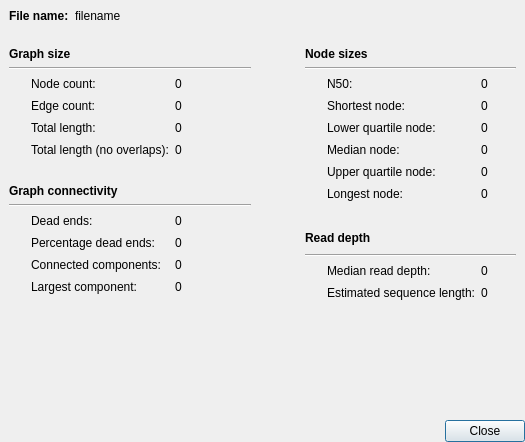
<?xml version="1.0" encoding="UTF-8"?>
<ui version="4.0">
 <class>GraphInfoDialog</class>
 <widget class="QDialog" name="GraphInfoDialog">
  <property name="geometry">
   <rect>
    <x>0</x>
    <y>0</y>
    <width>525</width>
    <height>442</height>
   </rect>
  </property>
  <property name="windowTitle">
   <string>Graph information</string>
  </property>
  <layout class="QGridLayout" name="gridLayout">
   <property name="leftMargin">
    <number>0</number>
   </property>
   <property name="topMargin">
    <number>0</number>
   </property>
   <property name="rightMargin">
    <number>0</number>
   </property>
   <property name="bottomMargin">
    <number>0</number>
   </property>
   <item row="0" column="0" colspan="2">
    <widget class="QWidget" name="widget_3" native="true">
     <layout class="QHBoxLayout" name="horizontalLayout">
      <item>
       <widget class="QLabel" name="label_20">
        <property name="sizePolicy">
         <sizepolicy hsizetype="Minimum" vsizetype="Preferred">
          <horstretch>0</horstretch>
          <verstretch>0</verstretch>
         </sizepolicy>
        </property>
        <property name="font">
         <font>
          <weight>75</weight>
          <bold>true</bold>
         </font>
        </property>
        <property name="text">
         <string>File name:</string>
        </property>
        <property name="alignment">
         <set>Qt::AlignLeading|Qt::AlignLeft|Qt::AlignTop</set>
        </property>
       </widget>
      </item>
      <item>
       <widget class="QLabel" name="filenameLabel">
        <property name="sizePolicy">
         <sizepolicy hsizetype="Expanding" vsizetype="Preferred">
          <horstretch>0</horstretch>
          <verstretch>0</verstretch>
         </sizepolicy>
        </property>
        <property name="text">
         <string>filename</string>
        </property>
        <property name="wordWrap">
         <bool>true</bool>
        </property>
       </widget>
      </item>
     </layout>
    </widget>
   </item>
   <item row="2" column="0" colspan="2">
    <widget class="QDialogButtonBox" name="buttonBox">
     <property name="orientation">
      <enum>Qt::Horizontal</enum>
     </property>
     <property name="standardButtons">
      <set>QDialogButtonBox::Close</set>
     </property>
    </widget>
   </item>
   <item row="1" column="0">
    <widget class="QWidget" name="widget" native="true">
     <layout class="QGridLayout" name="gridLayout_2">
      <item row="8" column="0" colspan="3">
       <widget class="Line" name="line_2">
        <property name="orientation">
         <enum>Qt::Horizontal</enum>
        </property>
       </widget>
      </item>
      <item row="12" column="0">
       <widget class="InfoTextWidget" name="largestComponentInfoText" native="true">
        <property name="sizePolicy">
         <sizepolicy hsizetype="Fixed" vsizetype="Fixed">
          <horstretch>0</horstretch>
          <verstretch>0</verstretch>
         </sizepolicy>
        </property>
        <property name="minimumSize">
         <size>
          <width>16</width>
          <height>16</height>
         </size>
        </property>
        <property name="maximumSize">
         <size>
          <width>16</width>
          <height>16</height>
         </size>
        </property>
       </widget>
      </item>
      <item row="4" column="1">
       <widget class="QLabel" name="label_3">
        <property name="text">
         <string>Total length:</string>
        </property>
       </widget>
      </item>
      <item row="3" column="2">
       <widget class="QLabel" name="edgeCountLabel">
        <property name="text">
         <string>0</string>
        </property>
        <property name="textInteractionFlags">
         <set>Qt::LinksAccessibleByMouse|Qt::TextSelectableByKeyboard|Qt::TextSelectableByMouse</set>
        </property>
       </widget>
      </item>
      <item row="11" column="2">
       <widget class="QLabel" name="connectedComponentsLabel">
        <property name="text">
         <string>0</string>
        </property>
        <property name="textInteractionFlags">
         <set>Qt::LinksAccessibleByMouse|Qt::TextSelectableByKeyboard|Qt::TextSelectableByMouse</set>
        </property>
       </widget>
      </item>
      <item row="5" column="2">
       <widget class="QLabel" name="totalLengthNoOverlapsLabel">
        <property name="text">
         <string>0</string>
        </property>
        <property name="textInteractionFlags">
         <set>Qt::LinksAccessibleByMouse|Qt::TextSelectableByKeyboard|Qt::TextSelectableByMouse</set>
        </property>
       </widget>
      </item>
      <item row="10" column="1">
       <widget class="QLabel" name="label_8">
        <property name="text">
         <string>Percentage dead ends:</string>
        </property>
       </widget>
      </item>
      <item row="9" column="1">
       <widget class="QLabel" name="label_7">
        <property name="text">
         <string>Dead ends:</string>
        </property>
       </widget>
      </item>
      <item row="12" column="1">
       <widget class="QLabel" name="label_10">
        <property name="text">
         <string>Largest component:</string>
        </property>
       </widget>
      </item>
      <item row="2" column="2">
       <widget class="QLabel" name="nodeCountLabel">
        <property name="text">
         <string>0</string>
        </property>
        <property name="textInteractionFlags">
         <set>Qt::LinksAccessibleByMouse|Qt::TextSelectableByKeyboard|Qt::TextSelectableByMouse</set>
        </property>
       </widget>
      </item>
      <item row="13" column="1" colspan="2">
       <spacer name="verticalSpacer_5">
        <property name="orientation">
         <enum>Qt::Vertical</enum>
        </property>
        <property name="sizeHint" stdset="0">
         <size>
          <width>20</width>
          <height>40</height>
         </size>
        </property>
       </spacer>
      </item>
      <item row="9" column="2">
       <widget class="QLabel" name="deadEndsLabel">
        <property name="text">
         <string>0</string>
        </property>
        <property name="textInteractionFlags">
         <set>Qt::LinksAccessibleByMouse|Qt::TextSelectableByKeyboard|Qt::TextSelectableByMouse</set>
        </property>
       </widget>
      </item>
      <item row="3" column="1">
       <widget class="QLabel" name="label_2">
        <property name="text">
         <string>Edge count:</string>
        </property>
       </widget>
      </item>
      <item row="5" column="1">
       <widget class="QLabel" name="label_30">
        <property name="text">
         <string>Total length (no overlaps):</string>
        </property>
       </widget>
      </item>
      <item row="4" column="2">
       <widget class="QLabel" name="totalLengthLabel">
        <property name="text">
         <string>0</string>
        </property>
        <property name="textInteractionFlags">
         <set>Qt::LinksAccessibleByMouse|Qt::TextSelectableByKeyboard|Qt::TextSelectableByMouse</set>
        </property>
       </widget>
      </item>
      <item row="11" column="1">
       <widget class="QLabel" name="label_9">
        <property name="text">
         <string>Connected components:</string>
        </property>
       </widget>
      </item>
      <item row="12" column="2">
       <widget class="QLabel" name="largestComponentLabel">
        <property name="text">
         <string>0</string>
        </property>
        <property name="textInteractionFlags">
         <set>Qt::LinksAccessibleByMouse|Qt::TextSelectableByKeyboard|Qt::TextSelectableByMouse</set>
        </property>
       </widget>
      </item>
      <item row="6" column="1" colspan="2">
       <spacer name="verticalSpacer_2">
        <property name="orientation">
         <enum>Qt::Vertical</enum>
        </property>
        <property name="sizeType">
         <enum>QSizePolicy::Fixed</enum>
        </property>
        <property name="sizeHint" stdset="0">
         <size>
          <width>20</width>
          <height>20</height>
         </size>
        </property>
       </spacer>
      </item>
      <item row="2" column="1">
       <widget class="QLabel" name="label">
        <property name="text">
         <string>Node count:</string>
        </property>
       </widget>
      </item>
      <item row="10" column="2">
       <widget class="QLabel" name="percentageDeadEndsLabel">
        <property name="text">
         <string>0</string>
        </property>
        <property name="textInteractionFlags">
         <set>Qt::LinksAccessibleByMouse|Qt::TextSelectableByKeyboard|Qt::TextSelectableByMouse</set>
        </property>
       </widget>
      </item>
      <item row="1" column="0" colspan="3">
       <widget class="Line" name="line">
        <property name="orientation">
         <enum>Qt::Horizontal</enum>
        </property>
       </widget>
      </item>
      <item row="2" column="0">
       <widget class="InfoTextWidget" name="nodeCountInfoText" native="true">
        <property name="sizePolicy">
         <sizepolicy hsizetype="Fixed" vsizetype="Fixed">
          <horstretch>0</horstretch>
          <verstretch>0</verstretch>
         </sizepolicy>
        </property>
        <property name="minimumSize">
         <size>
          <width>16</width>
          <height>16</height>
         </size>
        </property>
        <property name="maximumSize">
         <size>
          <width>16</width>
          <height>16</height>
         </size>
        </property>
       </widget>
      </item>
      <item row="0" column="0" colspan="3">
       <widget class="QLabel" name="label_13">
        <property name="font">
         <font>
          <weight>75</weight>
          <bold>true</bold>
         </font>
        </property>
        <property name="text">
         <string>Graph size</string>
        </property>
       </widget>
      </item>
      <item row="3" column="0">
       <widget class="InfoTextWidget" name="edgeCountInfoText" native="true">
        <property name="sizePolicy">
         <sizepolicy hsizetype="Fixed" vsizetype="Fixed">
          <horstretch>0</horstretch>
          <verstretch>0</verstretch>
         </sizepolicy>
        </property>
        <property name="minimumSize">
         <size>
          <width>16</width>
          <height>16</height>
         </size>
        </property>
        <property name="maximumSize">
         <size>
          <width>16</width>
          <height>16</height>
         </size>
        </property>
       </widget>
      </item>
      <item row="4" column="0">
       <widget class="InfoTextWidget" name="totalLengthInfoText" native="true">
        <property name="sizePolicy">
         <sizepolicy hsizetype="Fixed" vsizetype="Fixed">
          <horstretch>0</horstretch>
          <verstretch>0</verstretch>
         </sizepolicy>
        </property>
        <property name="minimumSize">
         <size>
          <width>16</width>
          <height>16</height>
         </size>
        </property>
        <property name="maximumSize">
         <size>
          <width>16</width>
          <height>16</height>
         </size>
        </property>
       </widget>
      </item>
      <item row="5" column="0">
       <widget class="InfoTextWidget" name="totalLengthNoOverlapsInfoText" native="true">
        <property name="sizePolicy">
         <sizepolicy hsizetype="Fixed" vsizetype="Fixed">
          <horstretch>0</horstretch>
          <verstretch>0</verstretch>
         </sizepolicy>
        </property>
        <property name="minimumSize">
         <size>
          <width>16</width>
          <height>16</height>
         </size>
        </property>
        <property name="maximumSize">
         <size>
          <width>16</width>
          <height>16</height>
         </size>
        </property>
       </widget>
      </item>
      <item row="9" column="0">
       <widget class="InfoTextWidget" name="deadEndsInfoText" native="true">
        <property name="sizePolicy">
         <sizepolicy hsizetype="Fixed" vsizetype="Fixed">
          <horstretch>0</horstretch>
          <verstretch>0</verstretch>
         </sizepolicy>
        </property>
        <property name="minimumSize">
         <size>
          <width>16</width>
          <height>16</height>
         </size>
        </property>
        <property name="maximumSize">
         <size>
          <width>16</width>
          <height>16</height>
         </size>
        </property>
       </widget>
      </item>
      <item row="10" column="0">
       <widget class="InfoTextWidget" name="percentageDeadEndsInfoText" native="true">
        <property name="sizePolicy">
         <sizepolicy hsizetype="Fixed" vsizetype="Fixed">
          <horstretch>0</horstretch>
          <verstretch>0</verstretch>
         </sizepolicy>
        </property>
        <property name="minimumSize">
         <size>
          <width>16</width>
          <height>16</height>
         </size>
        </property>
        <property name="maximumSize">
         <size>
          <width>16</width>
          <height>16</height>
         </size>
        </property>
       </widget>
      </item>
      <item row="7" column="0" colspan="3">
       <widget class="QLabel" name="label_14">
        <property name="font">
         <font>
          <weight>75</weight>
          <bold>true</bold>
         </font>
        </property>
        <property name="text">
         <string>Graph connectivity</string>
        </property>
       </widget>
      </item>
      <item row="11" column="0">
       <widget class="InfoTextWidget" name="connectedComponentsInfoText" native="true">
        <property name="sizePolicy">
         <sizepolicy hsizetype="Fixed" vsizetype="Fixed">
          <horstretch>0</horstretch>
          <verstretch>0</verstretch>
         </sizepolicy>
        </property>
        <property name="minimumSize">
         <size>
          <width>16</width>
          <height>16</height>
         </size>
        </property>
        <property name="maximumSize">
         <size>
          <width>16</width>
          <height>16</height>
         </size>
        </property>
       </widget>
      </item>
     </layout>
    </widget>
   </item>
   <item row="1" column="1">
    <widget class="QWidget" name="widget_2" native="true">
     <layout class="QGridLayout" name="gridLayout_3">
      <item row="6" column="3">
       <widget class="QLabel" name="upperQuartileNodeLabel">
        <property name="text">
         <string>0</string>
        </property>
        <property name="textInteractionFlags">
         <set>Qt::LinksAccessibleByMouse|Qt::TextSelectableByKeyboard|Qt::TextSelectableByMouse</set>
        </property>
       </widget>
      </item>
      <item row="2" column="2">
       <widget class="QLabel" name="label_11">
        <property name="text">
         <string>N50:</string>
        </property>
       </widget>
      </item>
      <item row="8" column="2" colspan="2">
       <spacer name="verticalSpacer_3">
        <property name="orientation">
         <enum>Qt::Vertical</enum>
        </property>
        <property name="sizeType">
         <enum>QSizePolicy::Fixed</enum>
        </property>
        <property name="sizeHint" stdset="0">
         <size>
          <width>20</width>
          <height>20</height>
         </size>
        </property>
       </spacer>
      </item>
      <item row="11" column="3">
       <widget class="QLabel" name="medianReadDepthLabel">
        <property name="text">
         <string>0</string>
        </property>
        <property name="textInteractionFlags">
         <set>Qt::LinksAccessibleByMouse|Qt::TextSelectableByKeyboard|Qt::TextSelectableByMouse</set>
        </property>
       </widget>
      </item>
      <item row="6" column="2">
       <widget class="QLabel" name="label_18">
        <property name="text">
         <string>Upper quartile node:</string>
        </property>
       </widget>
      </item>
      <item row="5" column="3">
       <widget class="QLabel" name="medianNodeLabel">
        <property name="text">
         <string>0</string>
        </property>
        <property name="textInteractionFlags">
         <set>Qt::LinksAccessibleByMouse|Qt::TextSelectableByKeyboard|Qt::TextSelectableByMouse</set>
        </property>
       </widget>
      </item>
      <item row="4" column="2">
       <widget class="QLabel" name="label_16">
        <property name="text">
         <string>Lower quartile node:</string>
        </property>
       </widget>
      </item>
      <item row="2" column="3">
       <widget class="QLabel" name="n50Label">
        <property name="text">
         <string>0</string>
        </property>
        <property name="textInteractionFlags">
         <set>Qt::LinksAccessibleByMouse|Qt::TextSelectableByKeyboard|Qt::TextSelectableByMouse</set>
        </property>
       </widget>
      </item>
      <item row="13" column="2">
       <spacer name="verticalSpacer_6">
        <property name="orientation">
         <enum>Qt::Vertical</enum>
        </property>
        <property name="sizeHint" stdset="0">
         <size>
          <width>20</width>
          <height>40</height>
         </size>
        </property>
       </spacer>
      </item>
      <item row="2" column="1">
       <widget class="InfoTextWidget" name="n50InfoText" native="true">
        <property name="sizePolicy">
         <sizepolicy hsizetype="Fixed" vsizetype="Fixed">
          <horstretch>0</horstretch>
          <verstretch>0</verstretch>
         </sizepolicy>
        </property>
        <property name="minimumSize">
         <size>
          <width>16</width>
          <height>16</height>
         </size>
        </property>
        <property name="maximumSize">
         <size>
          <width>16</width>
          <height>16</height>
         </size>
        </property>
       </widget>
      </item>
      <item row="3" column="1">
       <widget class="InfoTextWidget" name="shortestNodeInfoText" native="true">
        <property name="sizePolicy">
         <sizepolicy hsizetype="Fixed" vsizetype="Fixed">
          <horstretch>0</horstretch>
          <verstretch>0</verstretch>
         </sizepolicy>
        </property>
        <property name="minimumSize">
         <size>
          <width>16</width>
          <height>16</height>
         </size>
        </property>
        <property name="maximumSize">
         <size>
          <width>16</width>
          <height>16</height>
         </size>
        </property>
       </widget>
      </item>
      <item row="4" column="1">
       <widget class="InfoTextWidget" name="lowerQuartileNodeInfoText" native="true">
        <property name="sizePolicy">
         <sizepolicy hsizetype="Fixed" vsizetype="Fixed">
          <horstretch>0</horstretch>
          <verstretch>0</verstretch>
         </sizepolicy>
        </property>
        <property name="minimumSize">
         <size>
          <width>16</width>
          <height>16</height>
         </size>
        </property>
        <property name="maximumSize">
         <size>
          <width>16</width>
          <height>16</height>
         </size>
        </property>
       </widget>
      </item>
      <item row="5" column="1">
       <widget class="InfoTextWidget" name="medianNodeInfoText" native="true">
        <property name="sizePolicy">
         <sizepolicy hsizetype="Fixed" vsizetype="Fixed">
          <horstretch>0</horstretch>
          <verstretch>0</verstretch>
         </sizepolicy>
        </property>
        <property name="minimumSize">
         <size>
          <width>16</width>
          <height>16</height>
         </size>
        </property>
        <property name="maximumSize">
         <size>
          <width>16</width>
          <height>16</height>
         </size>
        </property>
       </widget>
      </item>
      <item row="6" column="1">
       <widget class="InfoTextWidget" name="upperQuartileNodeInfoText" native="true">
        <property name="sizePolicy">
         <sizepolicy hsizetype="Fixed" vsizetype="Fixed">
          <horstretch>0</horstretch>
          <verstretch>0</verstretch>
         </sizepolicy>
        </property>
        <property name="minimumSize">
         <size>
          <width>16</width>
          <height>16</height>
         </size>
        </property>
        <property name="maximumSize">
         <size>
          <width>16</width>
          <height>16</height>
         </size>
        </property>
       </widget>
      </item>
      <item row="7" column="1">
       <widget class="InfoTextWidget" name="longestNodeInfoText" native="true">
        <property name="sizePolicy">
         <sizepolicy hsizetype="Fixed" vsizetype="Fixed">
          <horstretch>0</horstretch>
          <verstretch>0</verstretch>
         </sizepolicy>
        </property>
        <property name="minimumSize">
         <size>
          <width>16</width>
          <height>16</height>
         </size>
        </property>
        <property name="maximumSize">
         <size>
          <width>16</width>
          <height>16</height>
         </size>
        </property>
       </widget>
      </item>
      <item row="10" column="1" colspan="3">
       <widget class="Line" name="line_4">
        <property name="orientation">
         <enum>Qt::Horizontal</enum>
        </property>
       </widget>
      </item>
      <item row="11" column="1">
       <widget class="InfoTextWidget" name="medianReadDepthInfoText" native="true">
        <property name="sizePolicy">
         <sizepolicy hsizetype="Fixed" vsizetype="Fixed">
          <horstretch>0</horstretch>
          <verstretch>0</verstretch>
         </sizepolicy>
        </property>
        <property name="minimumSize">
         <size>
          <width>16</width>
          <height>16</height>
         </size>
        </property>
        <property name="maximumSize">
         <size>
          <width>16</width>
          <height>16</height>
         </size>
        </property>
       </widget>
      </item>
      <item row="12" column="1">
       <widget class="InfoTextWidget" name="estimatedSequenceLengthInfoText" native="true">
        <property name="sizePolicy">
         <sizepolicy hsizetype="Fixed" vsizetype="Fixed">
          <horstretch>0</horstretch>
          <verstretch>0</verstretch>
         </sizepolicy>
        </property>
        <property name="minimumSize">
         <size>
          <width>16</width>
          <height>16</height>
         </size>
        </property>
        <property name="maximumSize">
         <size>
          <width>16</width>
          <height>16</height>
         </size>
        </property>
       </widget>
      </item>
      <item row="1" column="1" colspan="3">
       <widget class="Line" name="line_3">
        <property name="orientation">
         <enum>Qt::Horizontal</enum>
        </property>
       </widget>
      </item>
      <item row="9" column="1" colspan="2">
       <widget class="QLabel" name="label_32">
        <property name="font">
         <font>
          <weight>75</weight>
          <bold>true</bold>
         </font>
        </property>
        <property name="text">
         <string>Read depth</string>
        </property>
       </widget>
      </item>
      <item row="0" column="1" colspan="2">
       <widget class="QLabel" name="label_15">
        <property name="font">
         <font>
          <weight>75</weight>
          <bold>true</bold>
         </font>
        </property>
        <property name="text">
         <string>Node sizes</string>
        </property>
       </widget>
      </item>
      <item row="12" column="3">
       <widget class="QLabel" name="estimatedSequenceLengthLabel">
        <property name="text">
         <string>0</string>
        </property>
        <property name="textInteractionFlags">
         <set>Qt::LinksAccessibleByMouse|Qt::TextSelectableByKeyboard|Qt::TextSelectableByMouse</set>
        </property>
       </widget>
      </item>
      <item row="12" column="2">
       <widget class="QLabel" name="label_34">
        <property name="text">
         <string>Estimated sequence length:</string>
        </property>
       </widget>
      </item>
      <item row="4" column="3">
       <widget class="QLabel" name="lowerQuartileNodeLabel">
        <property name="text">
         <string>0</string>
        </property>
        <property name="textInteractionFlags">
         <set>Qt::LinksAccessibleByMouse|Qt::TextSelectableByKeyboard|Qt::TextSelectableByMouse</set>
        </property>
       </widget>
      </item>
      <item row="7" column="3">
       <widget class="QLabel" name="longestNodeLabel">
        <property name="text">
         <string>0</string>
        </property>
        <property name="textInteractionFlags">
         <set>Qt::LinksAccessibleByMouse|Qt::TextSelectableByKeyboard|Qt::TextSelectableByMouse</set>
        </property>
       </widget>
      </item>
      <item row="5" column="2">
       <widget class="QLabel" name="label_17">
        <property name="text">
         <string>Median node:</string>
        </property>
       </widget>
      </item>
      <item row="3" column="3">
       <widget class="QLabel" name="shortestNodeLabel">
        <property name="text">
         <string>0</string>
        </property>
        <property name="textInteractionFlags">
         <set>Qt::LinksAccessibleByMouse|Qt::TextSelectableByKeyboard|Qt::TextSelectableByMouse</set>
        </property>
       </widget>
      </item>
      <item row="7" column="2">
       <widget class="QLabel" name="label_19">
        <property name="text">
         <string>Longest node:</string>
        </property>
       </widget>
      </item>
      <item row="11" column="2">
       <widget class="QLabel" name="label_33">
        <property name="text">
         <string>Median read depth:</string>
        </property>
       </widget>
      </item>
      <item row="3" column="2">
       <widget class="QLabel" name="label_12">
        <property name="text">
         <string>Shortest node:</string>
        </property>
       </widget>
      </item>
      <item row="9" column="0">
       <spacer name="horizontalSpacer_5">
        <property name="orientation">
         <enum>Qt::Horizontal</enum>
        </property>
        <property name="sizeType">
         <enum>QSizePolicy::Fixed</enum>
        </property>
        <property name="sizeHint" stdset="0">
         <size>
          <width>30</width>
          <height>20</height>
         </size>
        </property>
       </spacer>
      </item>
     </layout>
    </widget>
   </item>
  </layout>
 </widget>
 <customwidgets>
  <customwidget>
   <class>InfoTextWidget</class>
   <extends>QWidget</extends>
   <header>infotextwidget.h</header>
   <container>1</container>
  </customwidget>
 </customwidgets>
 <resources/>
 <connections>
  <connection>
   <sender>buttonBox</sender>
   <signal>accepted()</signal>
   <receiver>GraphInfoDialog</receiver>
   <slot>accept()</slot>
   <hints>
    <hint type="sourcelabel">
     <x>248</x>
     <y>254</y>
    </hint>
    <hint type="destinationlabel">
     <x>157</x>
     <y>274</y>
    </hint>
   </hints>
  </connection>
  <connection>
   <sender>buttonBox</sender>
   <signal>rejected()</signal>
   <receiver>GraphInfoDialog</receiver>
   <slot>reject()</slot>
   <hints>
    <hint type="sourcelabel">
     <x>316</x>
     <y>260</y>
    </hint>
    <hint type="destinationlabel">
     <x>286</x>
     <y>274</y>
    </hint>
   </hints>
  </connection>
 </connections>
</ui>
